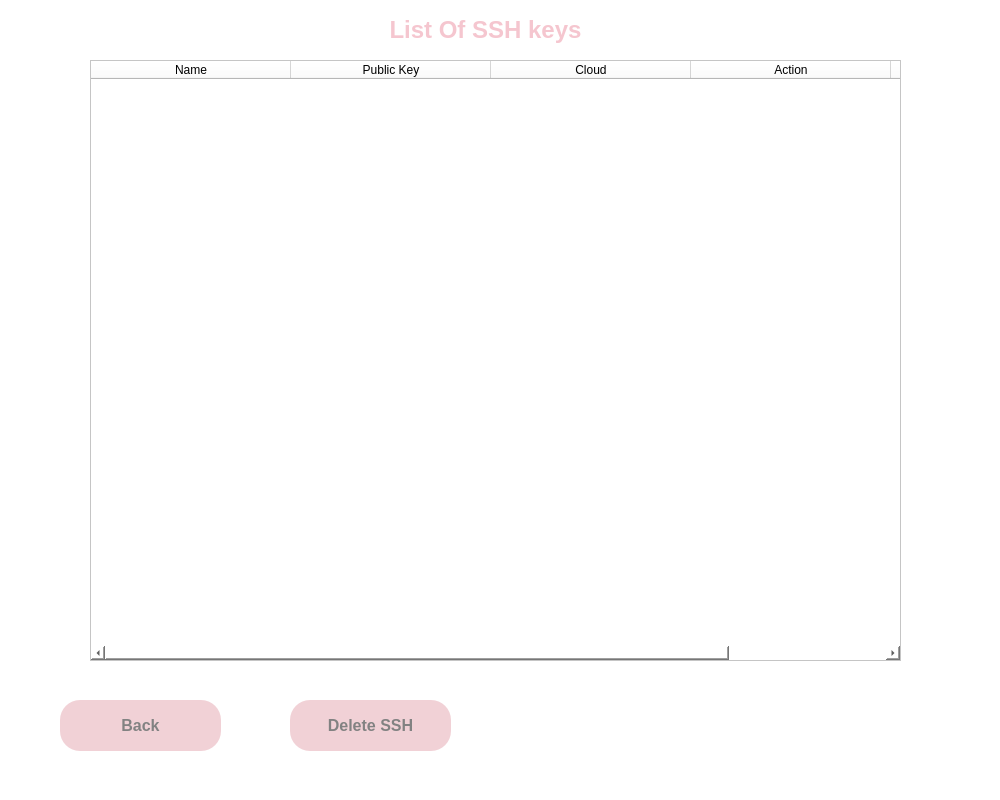
<?xml version="1.0" encoding="UTF-8"?>
<ui version="4.0">
 <class>mainWindow</class>
 <widget class="QMainWindow" name="mainWindow">
  <property name="geometry">
   <rect>
    <x>0</x>
    <y>0</y>
    <width>1000</width>
    <height>800</height>
   </rect>
  </property>
  <property name="windowTitle">
   <string>Show SSH</string>
  </property>
  <property name="styleSheet">
   <string notr="true">background-color: rgb(255, 255, 255);</string>
  </property>
  <widget class="QWidget" name="centralwidget">
   <widget class="QTableWidget" name="tableWidget">
    <property name="geometry">
     <rect>
      <x>90</x>
      <y>60</y>
      <width>811</width>
      <height>601</height>
     </rect>
    </property>
    <property name="selectionMode">
     <enum>QAbstractItemView::SingleSelection</enum>
    </property>
    <property name="selectionBehavior">
     <enum>QAbstractItemView::SelectRows</enum>
    </property>
    <attribute name="horizontalHeaderDefaultSectionSize">
     <number>200</number>
    </attribute>
    <column>
     <property name="text">
      <string>Name</string>
     </property>
    </column>
    <column>
     <property name="text">
      <string>Public Key</string>
     </property>
    </column>
    <column>
     <property name="text">
      <string>Cloud</string>
     </property>
    </column>
    <column>
     <property name="text">
      <string>Action</string>
     </property>
    </column>
    <column>
     <property name="text">
      <string>id</string>
     </property>
    </column>
   </widget>
   <widget class="QLabel" name="label">
    <property name="geometry">
     <rect>
      <x>300</x>
      <y>10</y>
      <width>371</width>
      <height>41</height>
     </rect>
    </property>
    <property name="text">
     <string>&lt;html&gt;&lt;head/&gt;&lt;body&gt;&lt;p&gt;&lt;span style=&quot; font-size:18pt; font-weight:600; color:#f5c6cf;&quot;&gt;List Of SSH keys&lt;/span&gt;&lt;/p&gt;&lt;/body&gt;&lt;/html&gt;</string>
    </property>
    <property name="alignment">
     <set>Qt::AlignCenter</set>
    </property>
   </widget>
   <widget class="QPushButton" name="bt_back">
    <property name="geometry">
     <rect>
      <x>60</x>
      <y>700</y>
      <width>161</width>
      <height>51</height>
     </rect>
    </property>
    <property name="font">
     <font>
      <pointsize>12</pointsize>
      <weight>75</weight>
      <bold>true</bold>
     </font>
    </property>
    <property name="styleSheet">
     <string notr="true">QPushButton
{
	background-color: #f1d1d6;
	color: #828282;
	border-radius:20px;
}

QPushButton:hover
{
	background-color: #ff8b8d;
	color: #656565;
	border-radius:20px;
}</string>
    </property>
    <property name="text">
     <string>Back</string>
    </property>
   </widget>
   <widget class="QPushButton" name="delete_2">
    <property name="geometry">
     <rect>
      <x>290</x>
      <y>700</y>
      <width>161</width>
      <height>51</height>
     </rect>
    </property>
    <property name="font">
     <font>
      <pointsize>12</pointsize>
      <weight>75</weight>
      <bold>true</bold>
     </font>
    </property>
    <property name="styleSheet">
     <string notr="true">QPushButton
{
	background-color: #f1d1d6;
	color: #828282;
	border-radius:20px;
}

QPushButton:hover
{
	background-color: #ff8b8d;
	color: #656565;
	border-radius:20px;
}</string>
    </property>
    <property name="text">
     <string>Delete SSH</string>
    </property>
   </widget>
  </widget>
  <widget class="QMenuBar" name="menubar">
   <property name="geometry">
    <rect>
     <x>0</x>
     <y>0</y>
     <width>1000</width>
     <height>18</height>
    </rect>
   </property>
  </widget>
  <widget class="QStatusBar" name="statusbar"/>
 </widget>
 <resources/>
 <connections/>
</ui>
